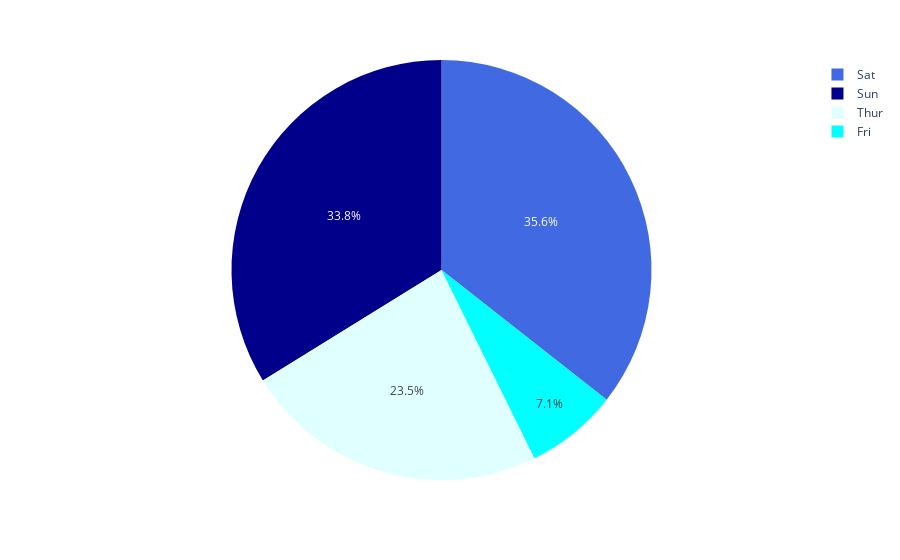

The cell this chart's notebook holds for it:
### Code cell
df = px.data.tips()
fig = px.pie(df, values='tip', names='day', color='day',
             color_discrete_map={'Thur':'lightcyan',
                                 'Fri':'cyan',
                                 'Sat':'royalblue',
                                 'Sun':'darkblue'})
fig.show()

### Figure 1 — Plotly figure (JSON) as saved in the notebook; plotly's stock layout.template omitted (floating-point values rounded to 4 significant figures; data arrays with more than 128 entries replaced by an {"elided": "..."} marker saying what was removed)
{"data": [{"customdata": {"elided": "244x1 str values"}, "domain": {"x": [0, 1], "y": [0, 1]}, "hovertemplate": "day=%{customdata[0]}<br>tip=%{value}<extra></extra>", "labels": {"elided": "244 str values"}, "legendgroup": "", "marker": {"colors": {"elided": "244 str values"}}, "name": "", "showlegend": true, "type": "pie", "values": {"elided": "244 float values"}}], "layout": {"legend": {"tracegroupgap": 0}, "margin": {"t": 60}}}
